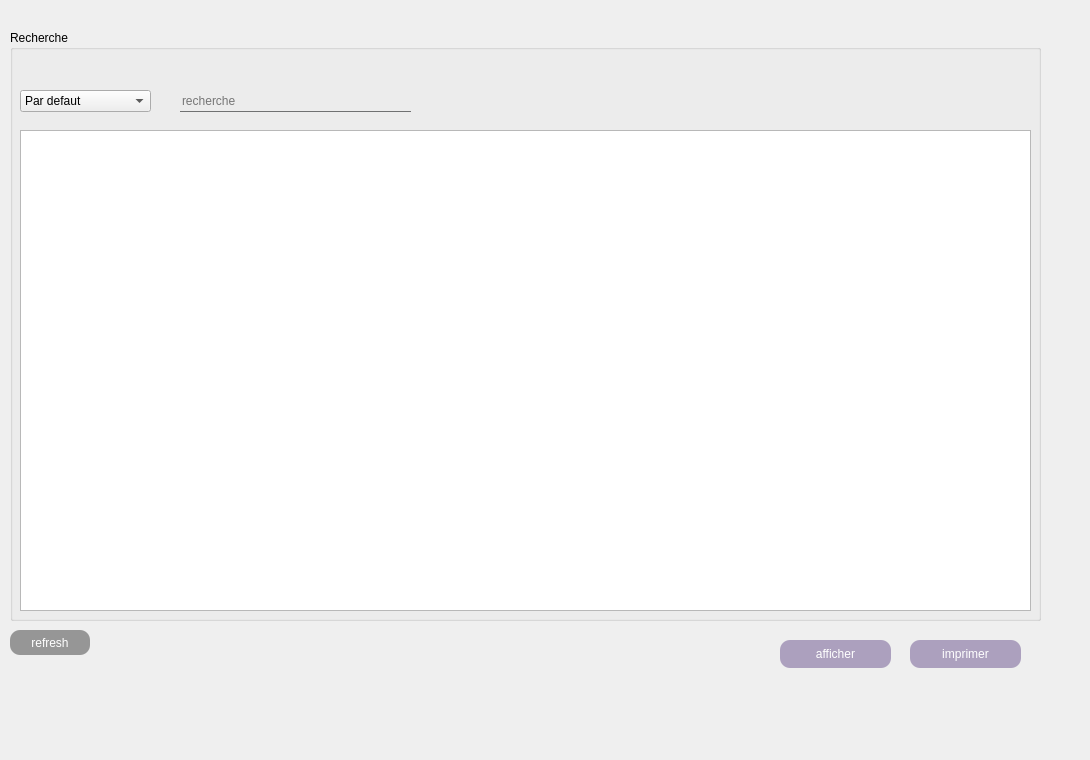
    <widget class="QWidget" name="tab_2">
     <attribute name="title">
      <string>afficher</string>
     </attribute>
     <widget class="QLabel" name="label_bg_aff">
      <property name="geometry">
       <rect>
        <x>0</x>
        <y>-30</y>
        <width>1081</width>
        <height>751</height>
       </rect>
      </property>
      <property name="text">
       <string/>
      </property>
     </widget>
     <widget class="QGroupBox" name="groupBox_19">
      <property name="geometry">
       <rect>
        <x>10</x>
        <y>30</y>
        <width>1031</width>
        <height>591</height>
       </rect>
      </property>
      <property name="styleSheet">
       <string notr="true">font: 9pt 'Century Gothic';</string>
      </property>
      <property name="title">
       <string>Recherche</string>
      </property>
      <widget class="QLineEdit" name="le_CINa">
       <property name="geometry">
        <rect>
         <x>170</x>
         <y>60</y>
         <width>231</width>
         <height>22</height>
        </rect>
       </property>
       <property name="styleSheet">
        <string notr="true">border:none;
border-bottom:1px solid #707172;
background: transparent;</string>
       </property>
       <property name="placeholderText">
        <string>recherche</string>
       </property>
      </widget>
      <widget class="QComboBox" name="comboBox_19">
       <property name="geometry">
        <rect>
         <x>10</x>
         <y>60</y>
         <width>131</width>
         <height>22</height>
        </rect>
       </property>
       <property name="styleSheet">
        <string notr="true"/>
       </property>
       <item>
        <property name="text">
         <string>Par defaut</string>
        </property>
       </item>
       <item>
        <property name="text">
         <string>CIN</string>
        </property>
       </item>
       <item>
        <property name="text">
         <string>Matricule</string>
        </property>
       </item>
       <item>
        <property name="text">
         <string>Nom</string>
        </property>
       </item>
       <item>
        <property name="text">
         <string>Prenom</string>
        </property>
       </item>
      </widget>
      <widget class="QTableView" name="tableView_3">
       <property name="geometry">
        <rect>
         <x>10</x>
         <y>100</y>
         <width>1011</width>
         <height>481</height>
        </rect>
       </property>
       <property name="selectionBehavior">
        <enum>QAbstractItemView::SelectRows</enum>
       </property>
      </widget>
     </widget>
     <widget class="QPushButton" name="pb_afficher">
      <property name="geometry">
       <rect>
        <x>780</x>
        <y>640</y>
        <width>111</width>
        <height>28</height>
       </rect>
      </property>
      <property name="styleSheet">
       <string notr="true">#pb_afficher{

border-radius:10px;


background-color: rgb(172, 160, 190);
color:white;
font: 9pt 'Century Gothic';
}
</string>
      </property>
      <property name="text">
       <string>afficher</string>
      </property>
     </widget>
     <widget class="QPushButton" name="pb_imprimer">
      <property name="geometry">
       <rect>
        <x>910</x>
        <y>640</y>
        <width>111</width>
        <height>28</height>
       </rect>
      </property>
      <property name="styleSheet">
       <string notr="true">#pb_imprimer{

border-radius:10px;


background-color: rgb(172, 160, 190);
color:white;
font: 9pt 'Century Gothic';
}
</string>
      </property>
      <property name="text">
       <string>imprimer</string>
      </property>
     </widget>
     <widget class="QPushButton" name="pushButton_3">
      <property name="geometry">
       <rect>
        <x>10</x>
        <y>630</y>
        <width>80</width>
        <height>25</height>
       </rect>
      </property>
      <property name="styleSheet">
       <string notr="true">#pushButton_3{

border-radius:10px;


background-color: rgb(150, 150, 150);
color:white;
font: 9pt 'Century Gothic';
}
</string>
      </property>
      <property name="text">
       <string>refresh</string>
      </property>
     </widget>
    </widget>
